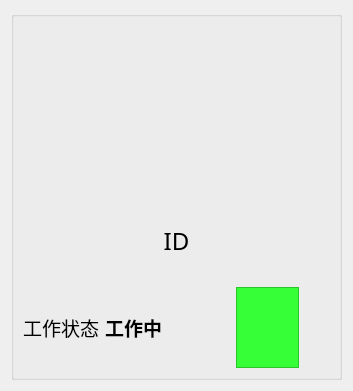
<?xml version="1.0" encoding="UTF-8"?>
<ui version="4.0">
 <class>RobertWidget</class>
 <widget class="QWidget" name="RobertWidget">
  <property name="geometry">
   <rect>
    <x>0</x>
    <y>0</y>
    <width>353</width>
    <height>391</height>
   </rect>
  </property>
  <property name="windowTitle">
   <string>Form</string>
  </property>
  <property name="styleSheet">
   <string notr="true">border-right-color: rgb(0, 0, 0);</string>
  </property>
  <layout class="QGridLayout" name="gridLayout_2">
   <item row="0" column="0">
    <widget class="QGroupBox" name="groupBox">
     <property name="font">
      <font>
       <family>微软雅黑</family>
       <pointsize>10</pointsize>
      </font>
     </property>
     <property name="autoFillBackground">
      <bool>false</bool>
     </property>
     <property name="title">
      <string/>
     </property>
     <layout class="QGridLayout" name="gridLayout">
      <item row="0" column="0">
       <layout class="QVBoxLayout" name="verticalLayout_2">
        <item>
         <widget class="QLabel" name="label">
          <property name="text">
           <string/>
          </property>
          <property name="pixmap">
           <pixmap resource="qml.qrc">:/qmlImages/qmlImages/robert1.PNG</pixmap>
          </property>
         </widget>
        </item>
        <item>
         <layout class="QVBoxLayout" name="verticalLayout">
          <item>
           <widget class="QLabel" name="label_ID">
            <property name="font">
             <font>
              <family>微软雅黑</family>
              <pointsize>18</pointsize>
             </font>
            </property>
            <property name="text">
             <string>ID</string>
            </property>
            <property name="alignment">
             <set>Qt::AlignCenter</set>
            </property>
           </widget>
          </item>
          <item>
           <layout class="QHBoxLayout" name="horizontalLayout_2" stretch="2,4,2,1">
            <item>
             <widget class="QLabel" name="label_4">
              <property name="font">
               <font>
                <family>微软雅黑</family>
                <pointsize>14</pointsize>
               </font>
              </property>
              <property name="text">
               <string>工作状态</string>
              </property>
              <property name="alignment">
               <set>Qt::AlignCenter</set>
              </property>
             </widget>
            </item>
            <item>
             <widget class="QLabel" name="label_Work_Status">
              <property name="font">
               <font>
                <family>微软雅黑</family>
                <pointsize>14</pointsize>
                <weight>75</weight>
                <bold>true</bold>
               </font>
              </property>
              <property name="text">
               <string>工作中</string>
              </property>
              <property name="alignment">
               <set>Qt::AlignLeading|Qt::AlignLeft|Qt::AlignVCenter</set>
              </property>
             </widget>
            </item>
            <item>
             <widget class="QLabel" name="label_Work_Indicator">
              <property name="styleSheet">
               <string notr="true">background-color: rgb(55, 255, 55);</string>
              </property>
              <property name="frameShape">
               <enum>QFrame::StyledPanel</enum>
              </property>
              <property name="frameShadow">
               <enum>QFrame::Raised</enum>
              </property>
              <property name="text">
               <string/>
              </property>
              <property name="alignment">
               <set>Qt::AlignCenter</set>
              </property>
             </widget>
            </item>
            <item>
             <spacer name="horizontalSpacer_2">
              <property name="orientation">
               <enum>Qt::Horizontal</enum>
              </property>
              <property name="sizeHint" stdset="0">
               <size>
                <width>40</width>
                <height>20</height>
               </size>
              </property>
             </spacer>
            </item>
           </layout>
          </item>
         </layout>
        </item>
       </layout>
      </item>
     </layout>
    </widget>
   </item>
  </layout>
 </widget>
 <resources>
  <include location="qml.qrc"/>
 </resources>
 <connections/>
</ui>
